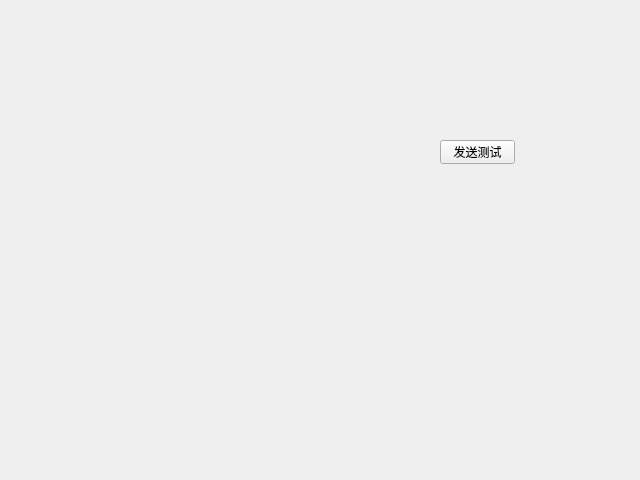
<?xml version="1.0" encoding="UTF-8"?>
<ui version="4.0">
 <class>Form</class>
 <widget class="QWidget" name="Form">
  <property name="geometry">
   <rect>
    <x>0</x>
    <y>0</y>
    <width>640</width>
    <height>480</height>
   </rect>
  </property>
  <property name="windowTitle">
   <string>Form</string>
  </property>
  <widget class="QPushButton" name="pushButton_sendTest">
   <property name="geometry">
    <rect>
     <x>440</x>
     <y>140</y>
     <width>75</width>
     <height>24</height>
    </rect>
   </property>
   <property name="text">
    <string>发送测试</string>
   </property>
  </widget>
 </widget>
 <resources/>
 <connections>
  <connection>
   <sender>pushButton_sendTest</sender>
   <signal>clicked()</signal>
   <receiver>Form</receiver>
   <slot>test_sendData()</slot>
   <hints>
    <hint type="sourcelabel">
     <x>478</x>
     <y>156</y>
    </hint>
    <hint type="destinationlabel">
     <x>478</x>
     <y>214</y>
    </hint>
   </hints>
  </connection>
 </connections>
 <slots>
  <slot>modify_dwBtr()</slot>
  <slot>devOpen()</slot>
  <slot>devClose()</slot>
  <slot>test_sendData()</slot>
 </slots>
</ui>
